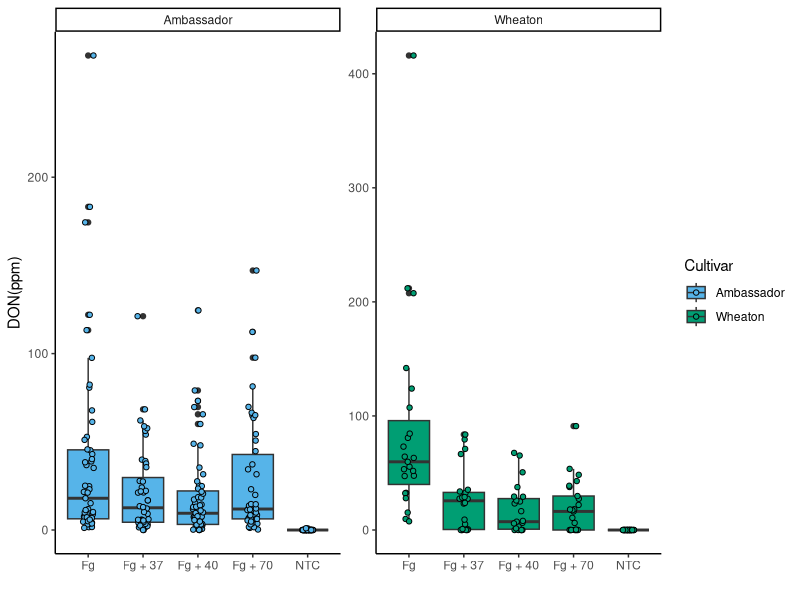
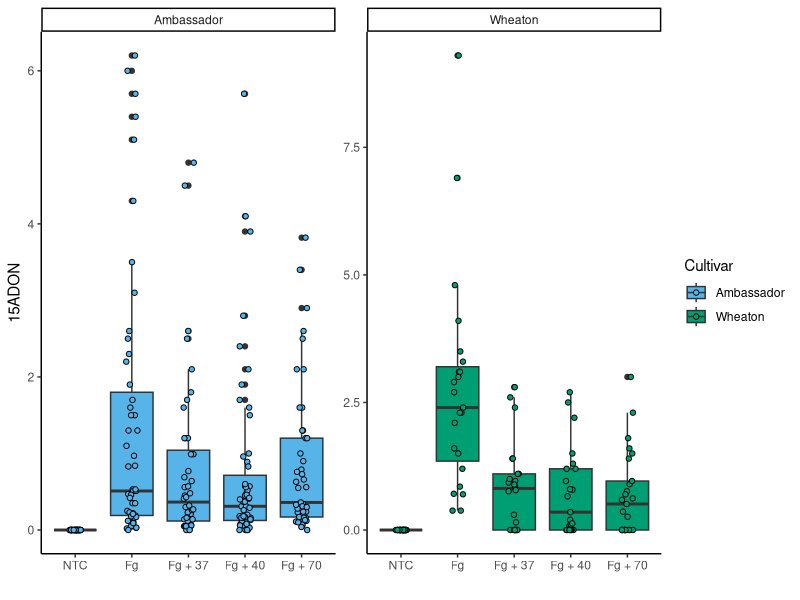
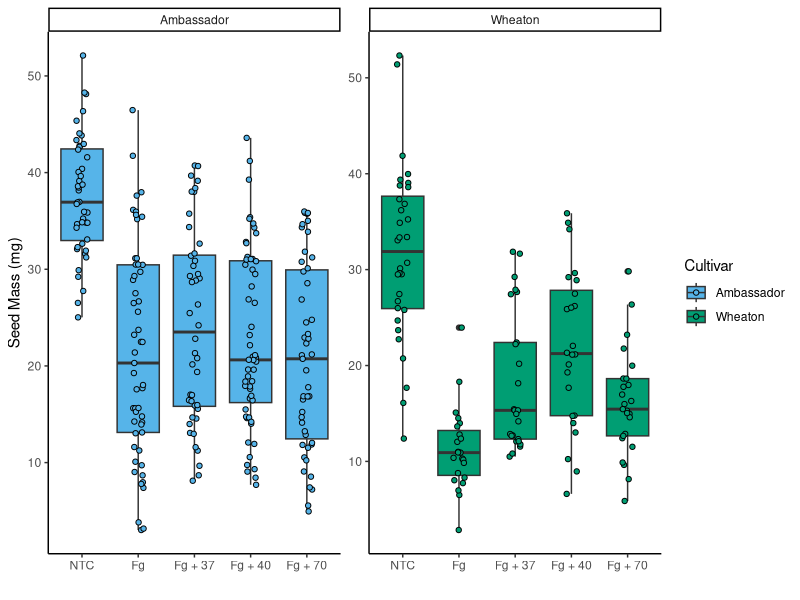
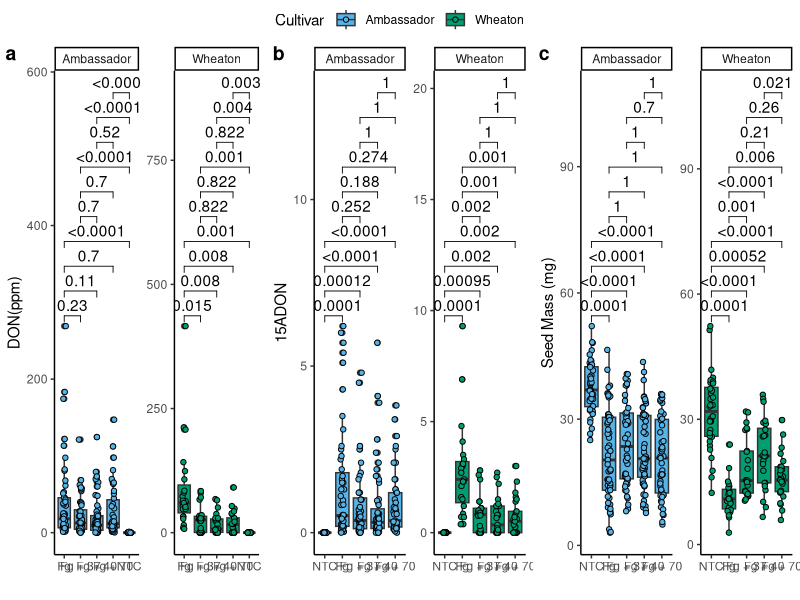

Reproduce these figures in R, in order.
## ---- chunk 1
library (tidyverse)
library (ggpubr)
library (ggrepel)
library(ggplot2)
## ---- chunk 2
cbbPalette <- c("#000000", "#E69F00", "#56B4E9", "#009E73", "#F0E442", "#0072B2", "#D55E00", "#CC79A7")

## ---- chunk 3
mycotoxin.data <- read.csv("MycotoxinData.csv", na.strings = "na")                
str (mycotoxin.data)
## ---- chunk 4
mycotoxin.data$Cultivar <- as.factor(mycotoxin.data$Cultivar)       
mycotoxin.data$Treatment <- as.factor(mycotoxin.data$Treatment)
## ---- chunk 5
don.treatment.1 <- ggplot (mycotoxin.data, aes(x = Treatment, y = DON, fill = Cultivar)) +
  geom_boxplot(position = "dodge") +
  #geom_point(position = position_jitterdodge(0.6)) +
  geom_jitter(pch = 21, position = position_jitterdodge(), color = "black") +
  xlab("") +
  ylab("DON(ppm)") +
  scale_fill_manual(values = c(cbbPalette[[3]], cbbPalette[[4]])) +
  theme_classic() + 
  facet_wrap(~Cultivar, scales = "free")
don.treatment.1
## ---- chunk 6
mycotoxin.data$Treatment <- factor(mycotoxin.data$Treatment, levels = c ("NTC", "Fg", "Fg + 37", "Fg + 40", "Fg + 70"))
## ---- chunk 7
don.treatment.2 <- ggplot (mycotoxin.data, aes(x = Treatment, y = X15ADON, fill = Cultivar)) +
  geom_boxplot(position = "dodge") +
  #geom_point(position = position_jitterdodge(0.6)) +
  geom_jitter(pch = 21, position = position_jitterdodge(), color = "black") +
  xlab("") +
  ylab("15ADON") +
  scale_fill_manual(values = c(cbbPalette[[3]], cbbPalette[[4]])) +
  theme_classic() + 
  facet_wrap(~Cultivar, scales = "free")
don.treatment.2
## ---- chunk 8
don.treatment.3 <- ggplot (mycotoxin.data, aes(x = Treatment, y = MassperSeed_mg, fill = Cultivar)) +
  geom_boxplot(position = "dodge") +
  #geom_point(position = position_jitterdodge(0.6)) +
  geom_jitter(pch = 21, position = position_jitterdodge(), color = "black") +
  xlab("") +
  ylab("Seed Mass (mg)") +
  scale_fill_manual(values = c(cbbPalette[[3]], cbbPalette[[4]])) +
  theme_classic() + 
  facet_wrap(~Cultivar, scales = "free")
don.treatment.3
## ---- chunk 9
Plot1 <- don.treatment.1 + 
  geom_pwc(aes(group = Treatment), method = "t_test", label = "p.adj.format")

Plot2 <- don.treatment.2 + 
  geom_pwc(aes(group = Treatment), method = "t_test", label = "p.adj.format")

Plot3 <- don.treatment.3 + 
  geom_pwc(aes(group = Treatment), method = "t_test", label = "p.adj.format")
## ---- chunk 10
Figure_2 <- ggarrange(
  Plot1, 
  Plot2,
  Plot3,
  nrow = 1,
  ncol = 3,
  labels = "auto",
  common.legend = TRUE
)
Figure_2
